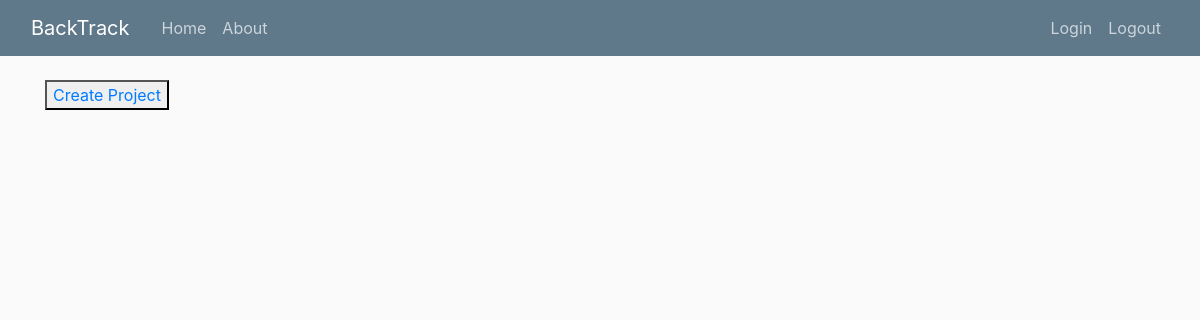
The app's page /, older data.
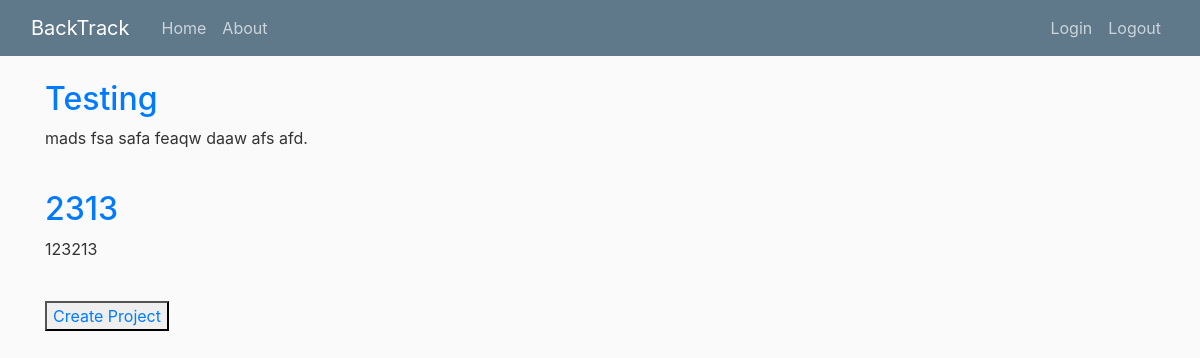
The same page, newer data.
### project/models.py (models this page shows, shortened)
class Project(models.Model):
	title = models.CharField(max_length=20, unique=True)
	details = models.TextField()

### project/views.py (the view)
# urls.py: path('', ProjectListView.as_view(), name='project-home'),
class ProjectListView(ListView):
	model = Project
	template_name = 'project/home.html'
	context_object_name = 'projects'

### templates/project/home.html
{% extends "base_noSidebar.html" %}
{% block content %}
{% for project in projects %}
	<h2><a href="{% url 'productBacklog-home' project.pk %}">{{ project.title }}</a></h2>
	<p align="justify">{{ project.details }}</p>
	<br/>
{% endfor %}
<button><a href="{% url 'project-create' %}">Create Project</a></button>
{% endblock content %}

Row changes from the older to the newer data that the page shows:
added Project: title "Testing", details "mads fsa safa feaqw daaw afs afd."
added Project: title "2313", details "123213"
